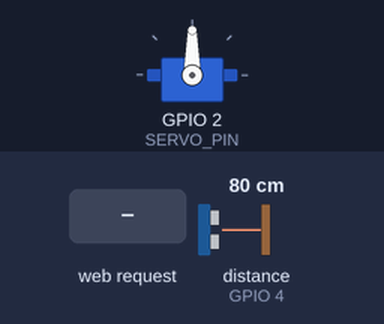
A sketch run on a simulated ESP8266 (NodeMCU). On the bench: servo. Inputs (shaded band) come from the test bench; at power-on: distance to the obstacle (sensor on GPIO 4) 80 cm. The echo pulse lasts 58.3 µs per cm; WiFi joins after 1.5 s; servers stay silent unless stated; the local clock reads 2024-03-15 10:24:30 at power-on unless the sketch sets it; random numbers use the default seed unless the sketch sets one; what the sketch prints to the serial monitor is not drawn.

Above: at 2.8 s.
2.9 s: HTTP request GET /onAuto received
At 3.53 s:
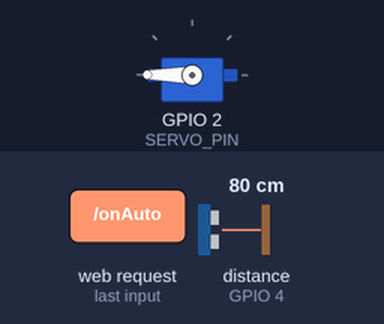
At 4.16 s:
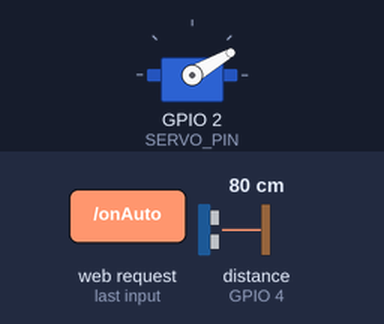
5.9 s: distance to the obstacle (sensor on GPIO 4) set to 26 cm
At 6.2 s:
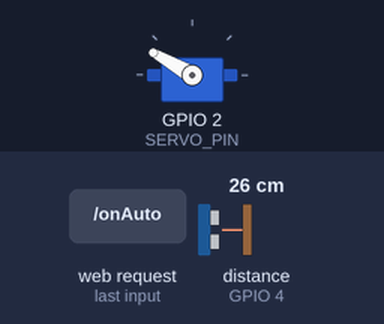
8.9 s: distance to the obstacle (sensor on GPIO 4) set to 22 cm
11.9 s: distance to the obstacle (sensor on GPIO 4) set to 35 cm
14.9 s: distance to the obstacle (sensor on GPIO 4) set to 2 cm
Timing chart, 0 to 18.9 s (numbered marks = the images above; inputs shaded):
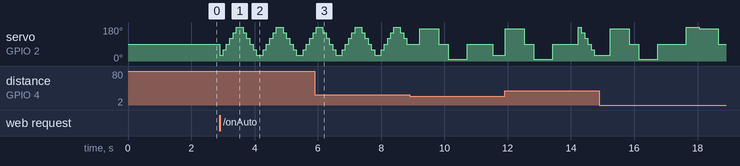

Measured:
- after the input at 2.9 s, servo on GPIO 2 (SERVO_PIN): 90° → 30° at once, then repeats every 1.3 s: 60° 0.11 s, 90° 0.11 s, 120° 0.11 s, 150° 0.11 s, 180° 0.21 s, 150° 0.11 s, 120° 0.11 s, 90° 0.11 s, 60° 0.11 s, 30° 0.21 s

The sketch:

esp8266.ino
```cpp
#include  <ESP8266WiFi.h>
#include  <ESP8266WebServer.h>
#include "index.h"

ESP8266WebServer server(80);
String webPage = mainPage;
const char* ssid = "TieuThon";
const char* password = "thoaideptrai";

IPAddress staticIP(192,168,43,230);
IPAddress gateway(192,168,43,1);
IPAddress subnet(255,255,255,0);

#include  <Servo.h>
#define SERVO_PIN 2
Servo myServo;

#define TRIG_PIN 5
#define ECHO_PIN 4

int flag = 0;

void setup(){
  pinMode(TRIG_PIN, OUTPUT);
  pinMode(ECHO_PIN, INPUT);

  myServo.attach(SERVO_PIN);
  myServo.write(90);

  Serial.begin(9600);
  delay(100);

  Serial.println();
  Serial.println();

  WiFi.begin(ssid, password);
  WiFi.config(staticIP, gateway, subnet);
  while(WiFi.status() != WL_CONNECTED){
    delay(500);
    Serial.print(".");
  }

  server.on("/", [](){
    server.send(200, "text/html", webPage);
    Serial.println("0");
  });
  server.on("/up", [](){
    server.send(200, "text/html", webPage);
    Serial.println("88");
  });
  server.on("/down", [](){
    server.send(200, "text/html", webPage);
    Serial.println("22");
  });
  server.on("/left", [](){
    server.send(200, "text/html", webPage);
    Serial.println("44");
  });
  server.on("/right", [](){
    server.send(200, "text/html", webPage);
    Serial.println("66");
  });
  server.on("/onAuto", [](){
    server.send(200, "text/html", webPage);
    Serial.println("111");
    flag = 1;
  });
  server.on("/offAuto", [](){
    server.send(200, "text/html", webPage);
    flag = 2;
    Serial.println("0");
  });
  server.on("/minSpeed", [](){
    server.send(200, "text/html", webPage);
    Serial.println("111");
  });
  server.on("/mediumSpeed", [](){
    server.send(200, "text/html", webPage);
    Serial.println("555");
  });
  server.on("/maxSpeed", [](){
    server.send(200, "text/html", webPage);
    Serial.println("999");
  });

  server.begin();
  Serial.println("HTTP server started");
}

void controlServo(){
  for(int i = 30; i <= 180; i+= 30){
    myServo.write(i);
    delay(100);
    long distance = getDistance();
    if(distance < 25.0){
      long distanceRight = 0;
      long distanceLeft = 0;
      Serial.println("0");
      delay(300);
      distanceRight = lookRight();
      delay(300);
      distanceLeft = lookLeft();
      delay(300);
      if(distance >= distanceLeft){
        Serial.println("66");
        int rdMS = returnMs();
        delay(rdMS);
      }else{
        Serial.println("44");
        int rdMS = returnMs();
        delay(rdMS);
      }
      break;
    }else Serial.println("88");
  }

  for(int i = 180; i >= 30; i -= 30){
    myServo.write(i);
    delay(100);
    long distance = getDistance();
    if(distance < 25.0){
      long distanceRight = 0;
      long distanceLeft = 0;
      Serial.println("0");
      delay(300);
      distanceRight = lookRight();
      delay(300);
      distanceLeft = lookLeft();
      delay(300);
      if(distance >= distanceLeft){
        Serial.println("66");
        int rdMS = returnMs();
        delay(rdMS);
      }else{
        Serial.println("44");
        int rdMS = returnMs();
        delay(rdMS);
      }
      break;
    }else Serial.println("88");
  }
}

long lookLeft(){
  myServo.write(10);
  delay(500);
  long distance = getDistance();
  delay(100);
  myServo.write(90);
  return distance;
}

long lookRight(){
  myServo.write(170);
  delay(500);
  long distance = getDistance();
  delay(100);
  myServo.write(90);
  return distance;
}

long getDistance(){
  long duration, distance;
  digitalWrite(TRIG_PIN, LOW);
  delayMicroseconds(2);

  digitalWrite(TRIG_PIN, HIGH);
  delayMicroseconds(10);

  digitalWrite(TRIG_PIN, LOW);
  duration = pulseIn(ECHO_PIN, HIGH);
  distance = (duration/2) / 29.1;

  server.handleClient();
  return distance;
}

int randomMS(){
  int minR = 3;
  int maxR = 11;
  return minR + rand() % (maxR + 1 - minR);
}

int returnMs(){
  srand((int)time(0));
  int r = randomMS();

  if(r == 3){return 300;}
  else if(r == 4){return 400;}
  else if(r == 5){return 500;}
  else if(r == 6){return 600;}
  else if(r == 7){return 700;}
  else if(r == 8){return 800;}
  else if(r == 9){return 900;}
  else if(r == 10){return 1000;}
  else if(r == 11){return 1100;}
}

void loop(){
  if(flag == 1){
    controlServo();
  }else if(flag == 2){
    delay(300);
    Serial.println("0");
    myServo.write(90);
    flag = 0;
  }else server.handleClient();
}
```

index.h
```cpp
const char mainPage[] PROGMEM = R"=====(
<html>
	<head>
		<meta charset="UTF-8">
		<title>Obstacle Avoiding Car And Controlled Via Wifi</title>
		<style>
			#controller1 th{
				border: 2px solid blue;
			}
			#controller2 th{
				width: 125px;
				height: 125px;
				text-align: center;
			}
			#controller2 button{
				width: 100px;
				height: 100px;
			}
			table,td{
				border-collapse: collapse;
				margin: auto;
				padding: 10px;
				font-size: 15px;
				font-weight: bold;
			}
			td{
				border: 1px solid blue;
			}
		</style>
	</head>
	<body>
		<div style="width: 510px; margin: 50px auto; border: 1px solid blue;">
			<div style="width: 100%; height: 530px; border: 1px solid blue;">
				<h2 style="text-align: center">*BẢNG ĐIỀU KHIỂN*</h2>
				<table id="controller1" style="border: 1px solid blue; margin: 0 auto;">
					<tr>
						<th>Auto Mode</th>
						<th><a href="onAuto"><button>ON</button></a>&nbsp &nbsp <a href="offAuto"><button>OFF</button></a></p></th>
					</tr>
					<tr>
						<th>&nbsp Custom Speed &nbsp</th>
						<th><a href="minSpeed"><button>MIN</button></a>&nbsp <a href="mediumSpeed"><button>MEDIUM</button></a>&nbsp <a href="maxSpeed"><button>MAX</button></a></p></th>
					</tr>
				</table>
				<p></p>
				<table id="controller2" style="border: 1px solid blue;">
					<tr>
						<th></th>
						<th><a href="up"><button>UP</button></a><br><br></th>
						<th></th>
					</tr>
					<tr>
						<th><a href="left"><button>LEFT</button></a><br><br></th>
						<th><a href="/"><button>STOP</button></a><br><br></th>
						<th><a href="right"><button>RIGHT</button></a><br><br></th>
					</tr>
					<tr>
						<th></th>
						<th><a href="down"><button>DOWN</button></a><br><br></th>
						<th></th>
					</tr>
				</table>
			</div>
			<div style="clear: both"></div>
		</div>
	</body>
</html>
)=====";
```
